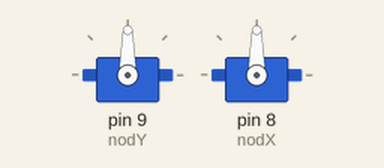
A sketch run on a simulated Arduino Uno, built with avr-gcc and run on an emulated ATmega328P. Shown: 2 × servo.

Above: at 0.05 s.
At 0.9 s:
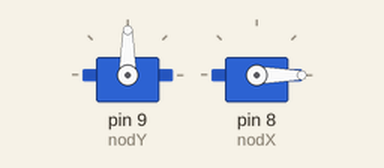
At 1.75 s:
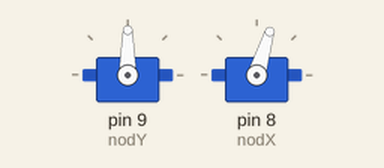
At 3.6 s:
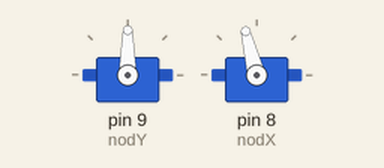
Timing chart, 0 to 8.5 s (numbered marks = the images above):
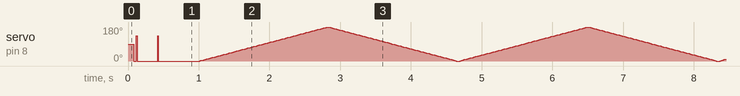

The sketch:

testSpark.ino
```cpp
#include <TimedAction.h>

#include <Servo.h>

Servo nodY, nodX;

//this initializes a TimedAction object that will change the state of an LED every second.
TimedAction sweepYAction = TimedAction(1000, sweepY);
//this initializes a TimedAction object that will change the state of an LED
//according to the serial buffer contents, every 50 milliseconds
TimedAction sweepXAction = TimedAction(50, sweepX);


void setup() {
  nodY.attach(9);
  nodX.attach(8);
  Serial.begin(9600);
}

void loop() {
  // put your main code here, to run repeatedly:
  sweepYAction.check(); //trigger every second
  sweepXAction.check(); //trigger every 50 millisecond
  //asciiTableAction.check(); //trigger every 10 second
}

void sweepX(int delaySpeed){
  for(int pos = 0; pos <= 180; pos += 1) // goes from 0 degrees to 180 degrees
  {                                  // in steps of 1 degree
    nodX.write(pos);              // tell servo to go to position in variable 'pos'
    delay(delaySpeed);                       // waits 15ms for the servo to reach the position
  }
  for(int pos = 180; pos>=0; pos-=1)     // goes from 180 degrees to 0 degrees
  {
    nodX.write(pos);              // tell servo to go to position in variable 'pos'
    delay(delaySpeed);                       // waits 15ms for the servo to reach the position
  }
}


void sweepY(int bmp){

  for(int pos = 0; pos <= 180; pos += 1) // goes from 0 degrees to 180 degrees
  {                                  // in steps of 1 degree
    nodX.write(pos);              // tell servo to go to position in variable 'pos'
    delay(10);                       // waits 15ms for the servo to reach the position
  }
  for(int pos = 180; pos>=0; pos-=1)     // goes from 180 degrees to 0 degrees
  {
    nodX.write(pos);              // tell servo to go to position in variable 'pos'
    delay(10);                       // waits 15ms for the servo to reach the position
  }
}
```
